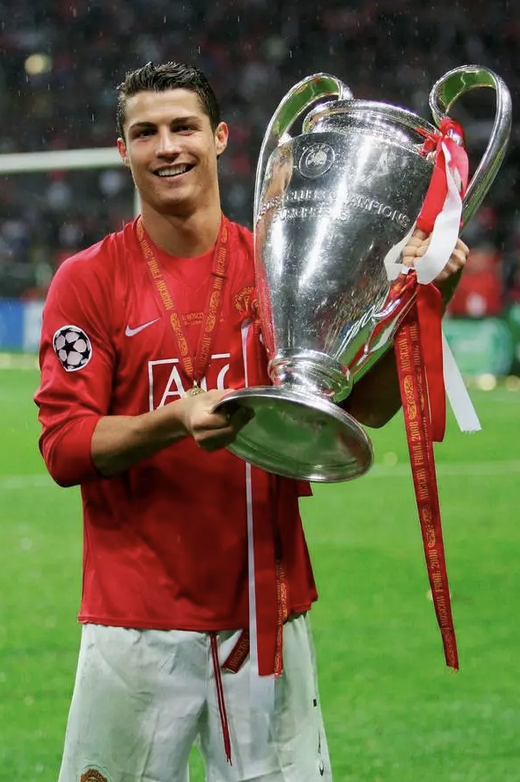
#> input picture week_10/ronaldo.png, 520 x 782 px, found by its file name
$ python 'create a vignette filter.py'
#> lines starting #> are read from the running program, lines starting #| are printed output that depends on the picture
import numpy as np
import cv2


#reading the image
input_image = cv2.imread('/Users/janpoonthong/University/Year-3/Semester-1/selected_topic_in_computer_vision/week_10/ronaldo.png')
#> input_image is the input picture: shape (782, 520, 3); mean B, G, R 72.3, 102.3, 110.5

#resizing the image according to our need
# resize() function takes 2 parameters,
# the image and the dimensions
input_image = cv2.resize(input_image, (480, 480))
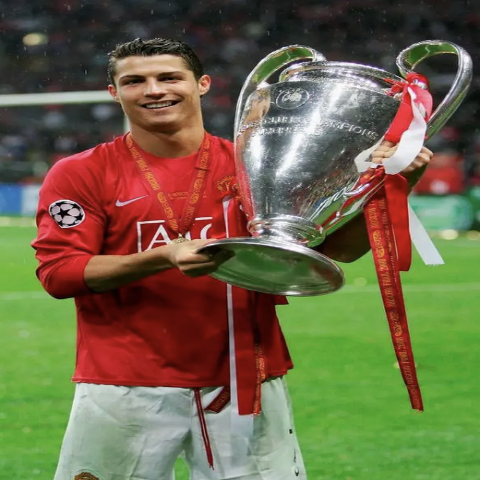
#> input_image: shape (480, 480, 3); mean B, G, R 72.2, 102.2, 110.4

# Extracting the height and width of an image
rows, cols = input_image.shape[:2]
#> rows = 480; cols = 480

# generating vignette mask using Gaussian
# resultant_kernels
X_resultant_kernel = cv2.getGaussianKernel(cols,200)
Y_resultant_kernel = cv2.getGaussianKernel(rows,200)

#generating resultant_kernel matrix
resultant_kernel = Y_resultant_kernel * X_resultant_kernel.T

#creating mask and normalising by using np.linalg
# function
mask = 255 * resultant_kernel / np.linalg.norm(resultant_kernel)
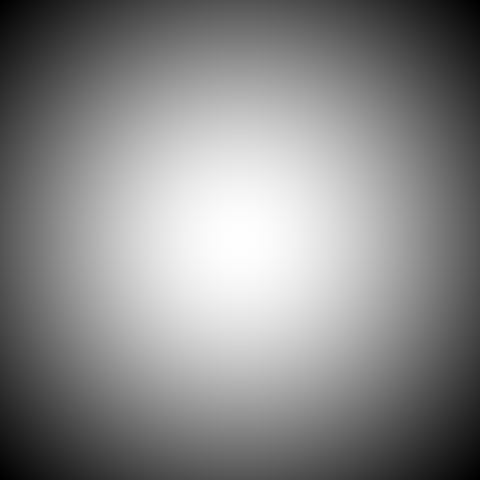
#> resultant_kernel: shape (480, 480) float64; min 1.6e-06, max 6.71e-06, mean 4.34e-06; drawn with min black and max white
output = np.copy(input_image)

# applying the mask to each channel in the input image
for i in range(3):
    output[:,:,i] = output[:,:,i] * mask
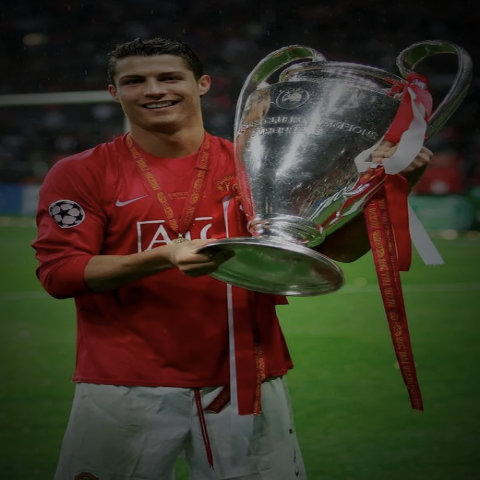
#> output: shape (480, 480, 3); mean B, G, R 35.9, 49.9, 58.2

#displaying the original image
cv2.imshow('Original', input_image)

#displaying the vignette filter image
cv2.imshow('VIGNETTE', output)

# Maintain output window until
# user presses a key
cv2.waitKey(0)

# Destroying present windows on screen
cv2.destroyAllWindows()
